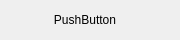
<?xml version="1.0" encoding="UTF-8"?>
<ui version="4.0">
 <class>LDC_Button</class>
 <widget class="QWidget" name="LDC_Button">
  <property name="geometry">
   <rect>
    <x>0</x>
    <y>0</y>
    <width>180</width>
    <height>40</height>
   </rect>
  </property>
  <property name="windowTitle">
   <string>LDC_Button</string>
  </property>
  <property name="styleSheet">
   <string/>
  </property>
  <widget class="QPushButton" name="pushButton">
   <property name="geometry">
    <rect>
     <x>-10</x>
     <y>0</y>
     <width>190</width>
     <height>40</height>
    </rect>
   </property>
   <property name="sizePolicy">
    <sizepolicy hsizetype="Expanding" vsizetype="Expanding">
     <horstretch>0</horstretch>
     <verstretch>0</verstretch>
    </sizepolicy>
   </property>
   <property name="styleSheet">
    <string>background-image: url(:/ldc_button_bckg/ldc_button_bckg.png);</string>
   </property>
   <property name="text">
    <string>PushButton</string>
   </property>
   <property name="flat">
    <bool>true</bool>
   </property>
  </widget>
 </widget>
 <resources>
  <include location="../resources/ldc_resources.qrc"/>
 </resources>
 <connections/>
</ui>
